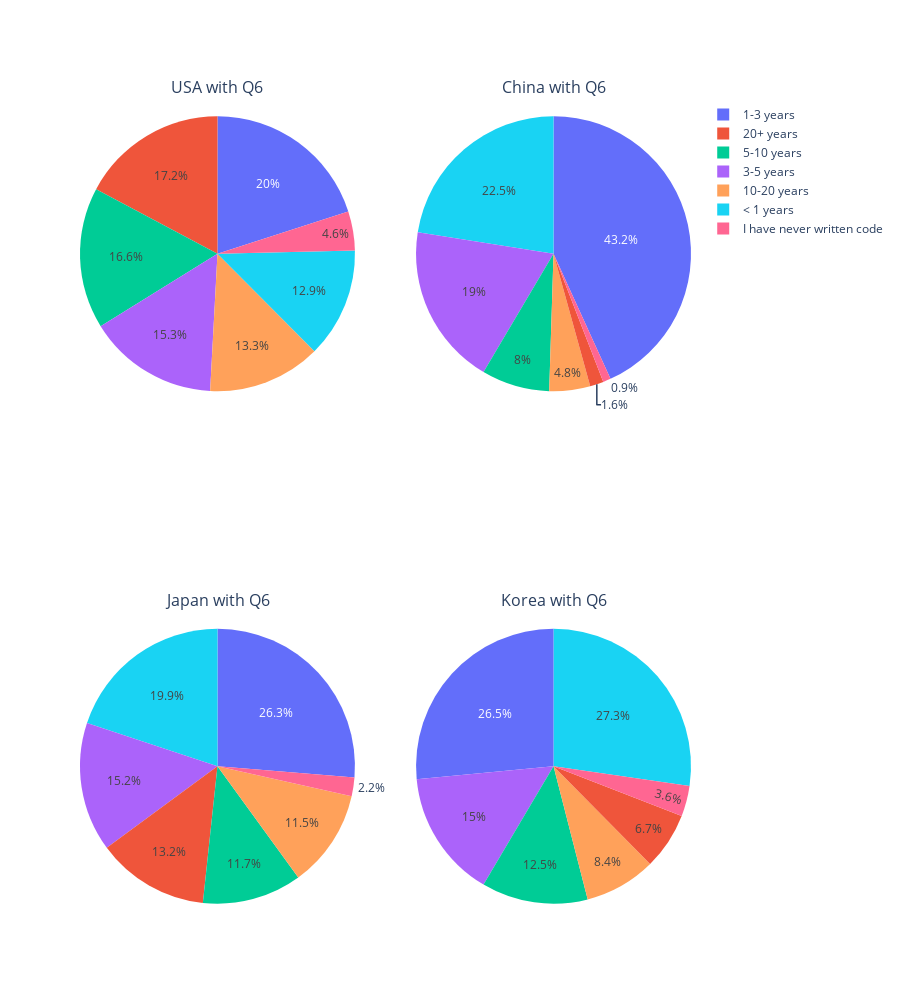

This figure's notebook cell:
### Code cell
fig = make_subplots(rows=2, cols=2, subplot_titles=("USA with Q6", "China with Q6", "Japan with Q6", "Korea with Q6"), column_widths = [2, 2],
                    specs=[[{'type':'domain'}, {'type':'domain'}],
                          [{'type':'domain'}, {'type':'domain'}]])

fig.add_trace(go.Pie(labels = usa_df['Q6'], 
                     values = usa_df['%'], 
                     ),  row = 1, col = 1)

fig.add_trace(go.Pie(labels = china_df['Q6'], 
                     values = china_df['%'], 
                      ), row = 1, col = 2)

fig.add_trace(go.Pie(labels = japan_df['Q6'], 
                     values = japan_df['%'], 
                    ),  row = 2, col = 1)

fig.add_trace(go.Pie(labels = korea_df['Q6'], 
                     values = korea_df['%'], 
                     ), row = 2, col = 2)
fig.update_layout(height = 1000,
                  showlegend=True,
                 template = "plotly_white")

fig.show()

### Figure 1 — Plotly figure (JSON) as saved in the notebook; plotly's stock layout.template omitted (floating-point values rounded to 4 significant figures)
{"data": [{"values": [20, 13.3, 17.2, 15.3, 16.6, 12.9, 4.6], "domain": {"y": [0.625, 1], "x": [0, 0.45]}, "labels": ["1-3 years", "10-20 years", "20+ years", "3-5 years", "5-10 years", "< 1 years", "I have never written code"], "type": "pie"}, {"values": [43.2, 4.8, 1.6, 19, 8, 22.5, 0.9], "domain": {"y": [0.625, 1], "x": [0.55, 1]}, "labels": ["1-3 years", "10-20 years", "20+ years", "3-5 years", "5-10 years", "< 1 years", "I have never written code"], "type": "pie"}, {"values": [26.3, 11.5, 13.2, 15.2, 11.7, 19.9, 2.2], "domain": {"y": [0, 0.375], "x": [0, 0.45]}, "labels": ["1-3 years", "10-20 years", "20+ years", "3-5 years", "5-10 years", "< 1 years", "I have never written code"], "type": "pie"}, {"values": [26.5, 8.4, 6.7, 15, 12.5, 27.3, 3.6], "domain": {"y": [0, 0.375], "x": [0.55, 1]}, "labels": ["1-3 years", "10-20 years", "20+ years", "3-5 years", "5-10 years", "< 1 years", "I have never written code"], "type": "pie"}], "layout": {"showlegend": true, "annotations": [{"yanchor": "bottom", "xref": "paper", "xanchor": "center", "yref": "paper", "text": "USA with Q6", "y": 1, "x": 0.225, "font": {"size": 16}, "showarrow": false}, {"yanchor": "bottom", "xref": "paper", "xanchor": "center", "yref": "paper", "text": "China with Q6", "y": 1, "x": 0.775, "font": {"size": 16}, "showarrow": false}, {"yanchor": "bottom", "xref": "paper", "xanchor": "center", "yref": "paper", "text": "Japan with Q6", "y": 0.375, "x": 0.225, "font": {"size": 16}, "showarrow": false}, {"yanchor": "bottom", "xref": "paper", "xanchor": "center", "yref": "paper", "text": "Korea with Q6", "y": 0.375, "x": 0.775, "font": {"size": 16}, "showarrow": false}], "height": 1000}}
